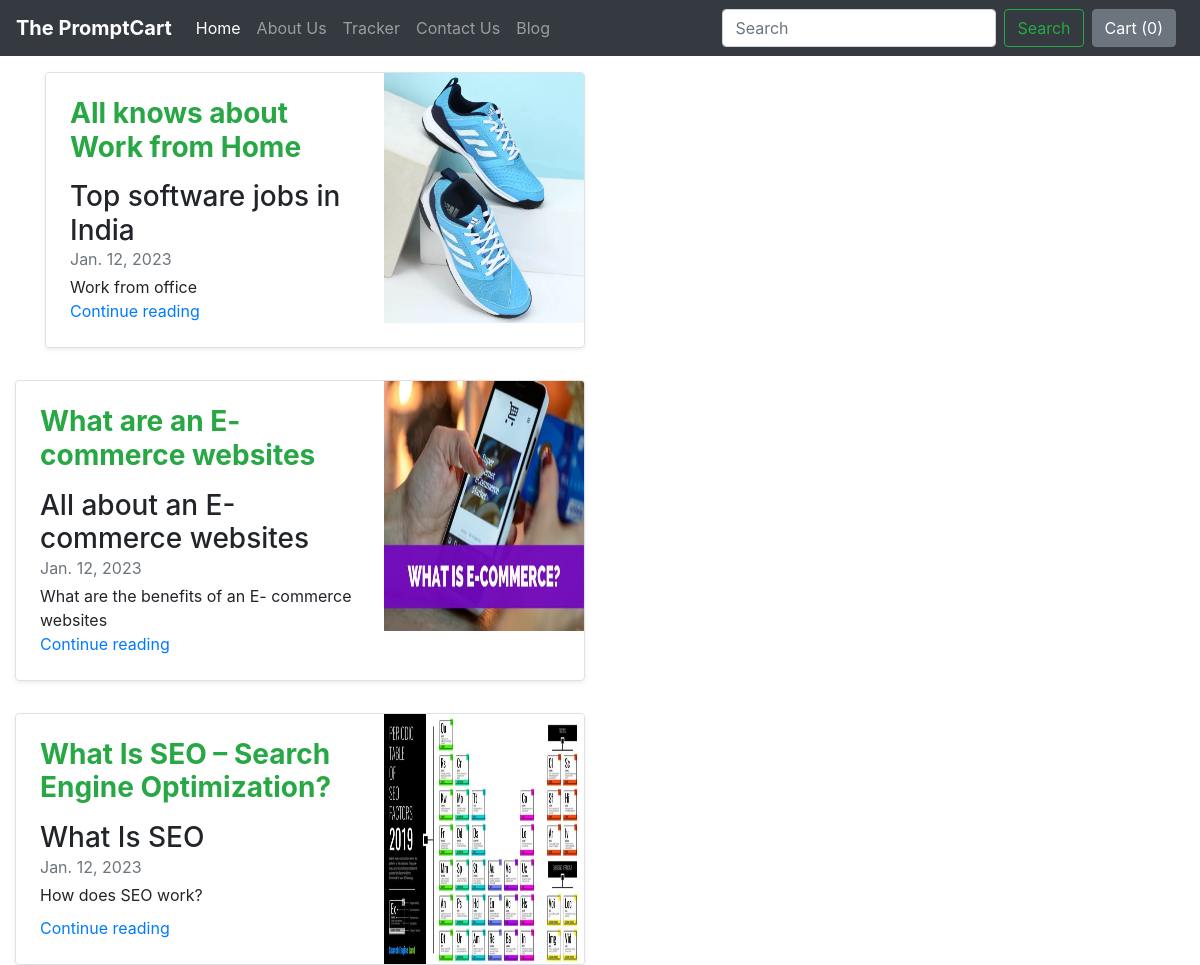
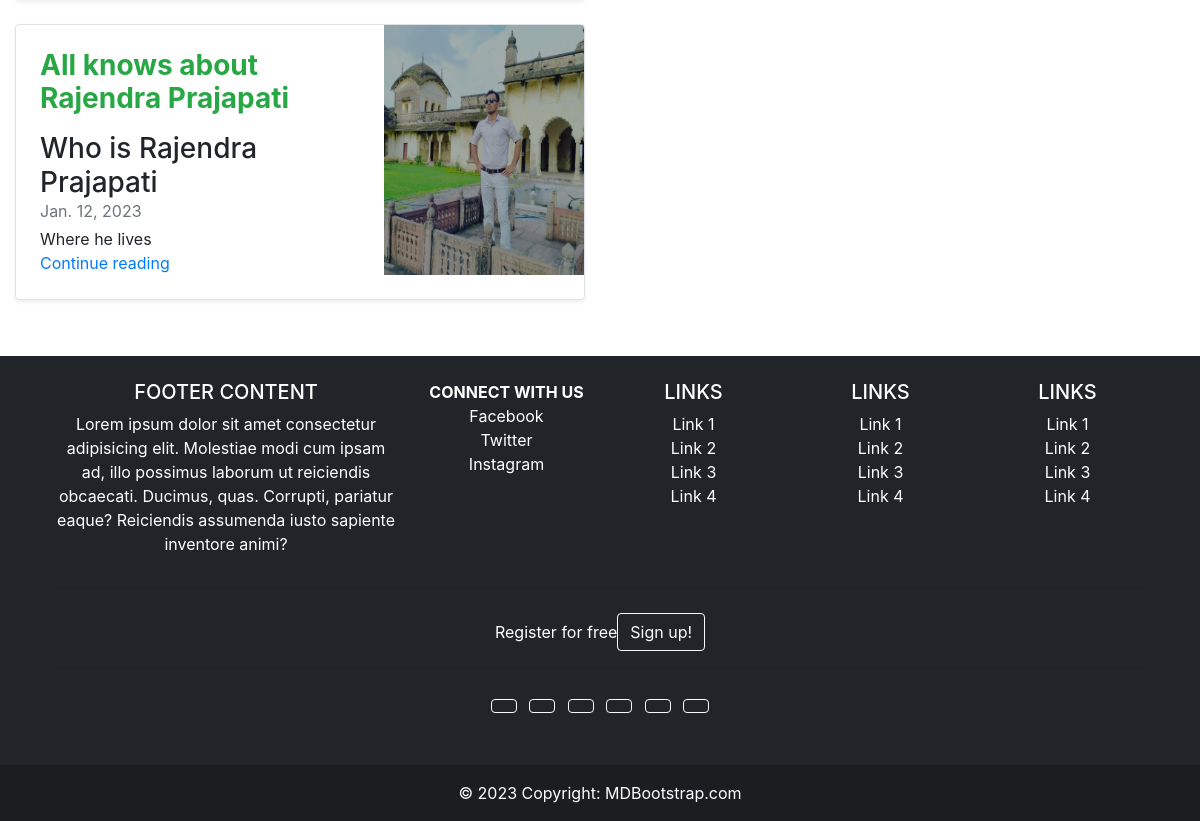
Screenshot of /blog/ with the database file from the repository (2 pictures, top to bottom).
### blog/models.py (models this page shows)
class Blogpost(models.Model):
    post_id = models.AutoField(primary_key=True)
    title = models.CharField(max_length=200)
    head0 = models.CharField(max_length=500, default="")
    chead0 = models.CharField(max_length=5000, default="")
    head1 = models.CharField(max_length=500, default="")
    chead1 = models.CharField(max_length=5000, default="")
    head2 = models.CharField(max_length=500, default="")
    chead2 = models.CharField(max_length=5000, default="")
    pub_date = models.DateField()
    thumbnail = models.ImageField(upload_to='shop/images', default="")
    def __str__(self):
        return self.title

### blog/views.py (the view)
# urls.py: path('', views.index)
def index(request):
    myposts = Blogpost.objects.all()
    print(myposts)
    return render(request, 'blog/index.html', {'myposts': myposts})

### blog/templates/blog/index.html (shortened to what this page needs)
{% extends 'blog/basic.html' %}
{% block body %}
<div class="container mt-3">
  <div class="row mb-2">
    {% for item in myposts %}
    <div class="col-md-6">
      <div class="row no-gutters border rounded overflow-hidden flex-md-row mb-4 shadow-sm h-md-250 position-relative">
        <div class="col p-4 d-flex flex-column position-static">
          <h3><strong class="d-inline-block mb-2 text-success">{{item.head0}}</strong></h3>
          <h3 class="mb-0">{{item.title}}</h3>
          <div class="mb-1 text-muted">{{item.pub_date}}</div>
          <p class="card-text mb-auto">{{item.head1}}</p>
          <a href="/blog/blogpost/{{item.post_id}}" class="stretched-link">Continue reading</a>
        </div>
        <div class="col-auto d-none d-lg-block">
          <img src="/media/{{item.thumbnail}}" class="bd-placeholder-img" width="200" height="250" aria-label="Placeholder: Thumbnail">
        </div>
      </div>
    </div>
</div>
</div>
{%endfor%}
{% endblock %}

### blog/templates/blog/basic.html (shortened to what this page needs)
<!doctype html>
<html lang="en">
  <head>
    <link rel="stylesheet" href="https://stackpath.bootstrapcdn.com/bootstrap/4.2.1/css/bootstrap.min.css">
  </head>
  <body>
  {% load static %}
    <nav class="navbar navbar-expand-lg navbar-dark bg-dark">
  <a class="navbar-brand" href="/shop"><b>The PromptCart</b></a>
  <div class="collapse navbar-collapse" id="navbarSupportedContent">
    <ul class="navbar-nav mr-auto">
      <li class="nav-item active">
        <a class="nav-link" href="/shop">Home <span class="sr-only">(current)</span></a>
      </li>
      <li class="nav-item">
        <a class="nav-link" href="/shop/about">About Us</a>
      </li>
      <li class="nav-item">
        <a class="nav-link" href="/shop/tracker">Tracker</a>
      </li>
      <li class="nav-item">
        <a class="nav-link" href="/shop/contact">Contact Us</a>
      </li>
      <li class="nav-item">
        <a class="nav-link" href="/blog">Blog</a>
      </li>
    </ul>
    <form class="form-inline my-2 my-lg-0">
      <input class="form-control mr-sm-2" type="search" placeholder="Search" aria-label="Search">
      <button class="btn btn-outline-success my-2 my-sm-0" type="submit">Search</button>
    </form>
    <button type="button" id = "popcart" class="btn btn-secondary mx-2" data-container="body" data-toggle="popover" data-placement="bottom" data-html="true" data-content="Cart is Empty">
Cart (<span id="cart">0</span>)</button>
  </div>
</nav>
{% block body %} {% endblock %}
<br>
<div>
  <footer
          class="text-center text-lg-start text-white"
          style="background-color: #212529"
          >
    <div class="container p-4 pb-0">
      <section class="">
        <div class="row">
          <div class="col-lg-4 col-md-6 mb-4 mb-md-0">
            <h5 class="text-uppercase">FOOTER CONTENT</h5>
            <p>
              Lorem ipsum dolor sit amet consectetur adipisicing elit.
              Molestiae modi cum ipsam ad, illo possimus laborum ut
              reiciendis obcaecati. Ducimus, quas. Corrupti, pariatur eaque?
              Reiciendis assumenda iusto sapiente inventore animi?
            </p>
          </div>
          <div class="col-lg-2 col-md-6 mb-4 mb-md-0">
            <h7 class="text-uppercase"><b>Connect with Us</b></h7>
            <ul class="list-unstyled mb-0">
              <li>
                <a href="#!" class="text-white">Facebook</a>
              </li>
              <li>
                <a href="#!" class="text-white">Twitter</a>
              </li>
              <li>
                <a href="#!" class="text-white">Instagram</a>
              </li>
            </ul>
          </div>
          <div class="col-lg-2 col-md-6 mb-4 mb-md-0">
            <h5 class="text-uppercase">Links</h5>
            <ul class="list-unstyled mb-0">
              <li>
                <a href="#!" class="text-white">Link 1</a>
              </li>
              <li>
                <a href="#!" class="text-white">Link 2</a>
              </li>
              <li>
                <a href="#!" class="text-white">Link 3</a>
              </li>
              <li>
                <a href="#!" class="text-white">Link 4</a>
              </li>
            </ul>
          </div>
          <div class="col-lg-2 col-md-6 mb-4 mb-md-0">
            <h5 class="text-uppercase">Links</h5>
            <ul class="list-unstyled mb-0">
              <li>
                <a href="#!" class="text-white">Link 1</a>
              </li>
              <li>
                <a href="#!" class="text-white">Link 2</a>
              </li>
              <li>
                <a href="#!" class="text-white">Link 3</a>
              </li>
              <li>
                <a href="#!" class="text-white">Link 4</a>
              </li>
            </ul>
          </div>
          <div class="col-lg-2 col-md-6 mb-4 mb-md-0">
            <h5 class="text-uppercase">Links</h5>
            <ul class="list-unstyled mb-0">
              <li>
                <a href="#!" class="text-white">Link 1</a>
              </li>
              <li>
                <a href="#!" class="text-white">Link 2</a>
              </li>
              <li>
                <a href="#!" class="text-white">Link 3</a>
              </li>
              <li>
                <a href="#!" class="text-white">Link 4</a>
              </li>
            </ul>
          </div>
        </div>
      </section>
      <hr class="mb-4" />
      <section class="">
        <p class="d-flex justify-content-center align-items-center">
          <span class="me-3">Register for free</span>
          <button type="button" class="btn btn-outline-light btn-rounded">
            Sign up!
          </button>
        </p>
      </section>
      <hr class="mb-4" />
      <section class="mb-4 text-center">
        <a
           class="btn btn-outline-light btn-floating m-1"
           href="#!"
           role="button"
           ></a>
        <a
           class="btn btn-outline-light btn-floating m-1"
           href="#!"
           role="button"
           ></a>
        <a
           class="btn btn-outline-light btn-floating m-1"
           href="#!"
           role="button"
           ></a>
        <a
           class="btn btn-outline-light btn-floating m-1"
           href="#!"
           role="button"
           ></a>
        <a
           class="btn btn-outline-light btn-floating m-1"
           href="#!"
           role="button"
           ></a>
        <a
           class="btn btn-outline-light btn-floating m-1"
           href="#!"
           role="button"
           ></a>
      </section>
    </div>
    <div
         class="text-center p-3"
         style="background-color: rgba(0, 0, 0, 0.2)"
         >
      © 2023 Copyright:
      <a class="text-white" href="https://mdbootstrap.com/"
         >MDBootstrap.com</a
        >
    </div>
  </footer>
</div>
    </body>
</html>

### rows the page displays
Blogpost: head0 "All knows about Work from Home", title "Top software jobs in India", pub_date "Jan. 12, 2023", head1 "Work from office", thumbnail (picture)
Blogpost: head0 "What are an E- commerce websites", title "All about an E-commerce websites", pub_date "Jan. 12, 2023", head1 "What are the benefits of an E- commerce websites", thumbnail (picture)
Blogpost: head0 "What Is SEO – Search Engine Optimization?", title "What Is SEO", pub_date "Jan. 12, 2023", head1 "How does SEO work?", thumbnail (picture)
Blogpost: head0 "All knows about Rajendra Prajapati", title "Who is Rajendra Prajapati", pub_date "Jan. 12, 2023", head1 "Where he lives", thumbnail (picture)
